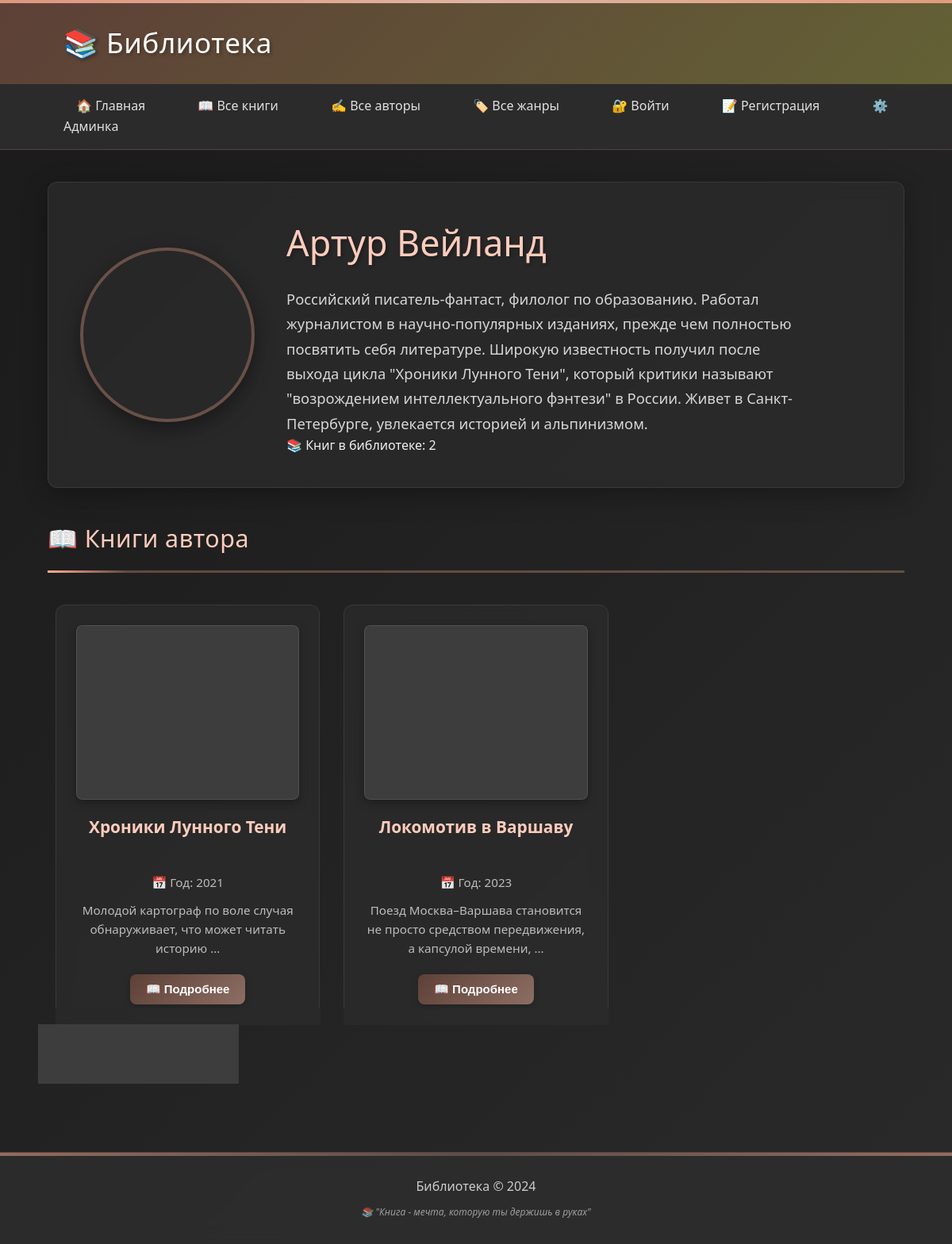
Page /author/1/ on the committed database.
### library/models.py (models this page shows, shortened)
class Author(models.Model):
    name = models.CharField(max_length=100, verbose_name="Имя автора")
    bio = models.TextField(blank=True, verbose_name="Биография")
    avatar_url = models.URLField(blank=True, verbose_name="Ссылка на аватар")
    birth_date = models.DateField(null=True, blank=True, verbose_name="Дата рождения")
    death_date = models.DateField(null=True, blank=True, verbose_name="Дата смерти")
    country = models.CharField(max_length=100, blank=True, verbose_name="Страна")
    created_at = models.DateTimeField(auto_now_add=True)
    class Meta:
        verbose_name = "Автор"
        verbose_name_plural = "Авторы"

class Book(models.Model):
    title = models.CharField(max_length=200, verbose_name="Название")
    author = models.ForeignKey(Author, on_delete=models.CASCADE, verbose_name="Автор")
    genres = models.ManyToManyField(Genre, blank=True, verbose_name="Жанры")
    year = models.IntegerField(verbose_name="Год издания")
    pages = models.IntegerField(null=True, blank=True, verbose_name="Количество страниц")
    description = models.TextField(blank=True, verbose_name="Описание")
    cover_url = models.URLField(blank=True, verbose_name="Ссылка на обложку")
    file_url = models.URLField(blank=True, verbose_name="Ссылка на файл книги")
    is_featured = models.BooleanField(default=False, verbose_name="Рекомендуемая")
    created_at = models.DateTimeField(auto_now_add=True)
    class Meta:
        verbose_name = "Книга"
        verbose_name_plural = "Книги"

### library/views.py (the view)
# urls.py: path('author/<int:author_id>/', views.author_detail, name='author_detail'),
def author_detail(request, author_id):
    author = get_object_or_404(Author, id=author_id)
    books = Book.objects.filter(author=author).prefetch_related('genres')
    return render(request, 'author_detail.html', {
        'author': author,
        'books': books
    })

### library/templates/author_detail.html (shortened to what this page needs)
{% extends 'base.html' %}
{% block content %}
<div class="author-header">
    <div class="author-avatar author-detail-avatar {% if not author.avatar_url %}no-avatar{% endif %}"
         {% if author.avatar_url %}style="background-image: url('{{ author.avatar_url }}')"{% endif %}>
    </div>
    <div class="author-info">
        <h1 class="author-detail-name">{{ author.name }}</h1>
        {% if author.bio %}
            <div class="author-detail-bio">
                {{ author.bio|linebreaks }}
            </div>
        {% endif %}
        <div class="books-count">
            📚 Книг в библиотеке: {{ books|length }}
        </div>
    </div>
</div>
<h2 class="section-title">📖 Книги автора</h2>
{% if books %}
    <div class="books-grid">
        {% for book in books %}
        <div class="book-card">
            <div class="book-cover {% if not book.cover_url %}no-cover{% endif %}"
                 {% if book.cover_url %}style="background-image: url('{{ book.cover_url }}')"{% endif %}>
            </div>
            <h3 class="book-title">{{ book.title }}</h3>
            <p class="book-meta">📅 Год: {{ book.year }}</p>
            {% if book.description %}
                <p class="book-meta">{{ book.description|truncatewords:10 }}</p>
            {% endif %}
            <a href="{% url 'book_detail' book.id %}">
                <button class="btn btn-read">📖 Подробнее</button>
            </a>
        </div>
        {% endfor %}
    </div>
{% else %}
    <div class="no-data">
        📚 У этого автора пока нет книг в библиотеке
    </div>
{% endif %}
<a href="{% url 'book_list' %}" class="btn btn-back">← Назад к списку книг</a>
{% endblock %}

### library/static/css/style.css (style rules this page uses)
* { margin: 0; padding: 0; box-sizing: border-box; }
body { background: linear-gradient(135deg, #1a1a1a 0%, #2a2a2a 100%); color: #f0f0f0; font-family: 'Segoe UI', Tahoma, Geneva, Verdana, sans-serif; line-height: 1.6; min-height: 100vh; }
.btn { padding: 10px 20px; border: none; border-radius: 8px; cursor: pointer; font-weight: 600; transition: all 0.3s cubic-bezier(0.4, 0, 0.2, 1); text-decoration: none; display: inline-flex; align-items: center; justify-content: center; gap: 8px; font-size: 15px; box-shadow: 0 2px 8px rgba(0, 0, 0, 0.2); }
.btn-read { background: linear-gradient(135deg, #5d4037 0%, #8d6e63 100%); color: white; margin-top: 10px; }
.btn-back { background: rgba(68, 68, 68, 0.8); color: white; padding: 12px 24px; border: 1px solid rgba(255, 171, 145, 0.3); }
.books-grid { display: grid; grid-template-columns: repeat(auto-fill, minmax(260px, 1fr)); gap: 30px; padding: 10px; }
.book-card { background: rgba(45, 45, 45, 0.7); padding: 25px; border-radius: 12px; text-align: center; transition: all 0.4s cubic-bezier(0.4, 0, 0.2, 1); border: 1px solid rgba(255, 171, 145, 0.1); backdrop-filter: blur(10px); position: relative; overflow: hidden; }
.book-card::before { content: ''; position: absolute; top: 0; left: 0; right: 0; height: 4px; background: linear-gradient(90deg, #ffab91, #8d6e63); opacity: 0; transition: opacity 0.3s ease; }
.book-cover { height: 220px; background: #3d3d3d; margin-bottom: 20px; background-size: cover; background-position: center; border-radius: 8px; border: 1px solid rgba(255, 255, 255, 0.1); box-shadow: 0 4px 12px rgba(0, 0, 0, 0.3); transition: transform 0.3s ease; overflow: hidden; }
.book-title { color: #ffccbc; margin: 15px 0 10px; font-size: 1.3em; font-weight: 600; line-height: 1.4; min-height: 3em; display: -webkit-box; -webkit-line-clamp: 2; -webkit-box-orient: vertical; overflow: hidden; }
.book-meta { margin: 10px 0; color: #ccc; font-size: 0.95em; opacity: 0.9; }
.author-avatar { width: 90px; height: 90px; border-radius: 50%; background: linear-gradient(135deg, #3d3d3d 0%, #4d4d4d 100%); background-size: cover; background-position: center; border: 3px solid rgba(255, 171, 145, 0.3); flex-shrink: 0; transition: transform 0.3s ease, border-color 0.3s ease; overflow: hidden; position: relative; }
.author-avatar::before { content: ''; position: absolute; inset: 0; background: linear-gradient(135deg, rgba(255, 171, 145, 0.2), transparent); opacity: 0; transition: opacity 0.3s ease; }
.author-info { flex: 1; min-width: 0; }
.section-title { color: #ffccbc; border-bottom: 3px solid rgba(255, 171, 145, 0.3); padding-bottom: 15px; margin-bottom: 30px; font-size: 1.9em; font-weight: 300; letter-spacing: 0.5px; position: relative; }
.section-title::after { content: ''; position: absolute; bottom: -3px; left: 0; width: 100px; height: 3px; background: linear-gradient(90deg, #ffab91, transparent); }
.author-header { display: flex; gap: 40px; align-items: center; background: rgba(45, 45, 45, 0.7); padding: 40px; border-radius: 12px; border: 1px solid rgba(255, 171, 145, 0.1); backdrop-filter: blur(10px); margin-bottom: 40px; box-shadow: 0 8px 32px rgba(0, 0, 0, 0.3); }
.author-detail-avatar { width: 220px; height: 220px; border-radius: 50%; background: linear-gradient(135deg, #3d3d3d 0%, #4d4d4d 100%); background-size: cover; background-position: center; border: 4px solid rgba(255, 171, 145, 0.3); flex-shrink: 0; box-shadow: 0 8px 24px rgba(0, 0, 0, 0.4); transition: transform 0.3s ease; }
.author-detail-name { color: #ffccbc; font-size: 2.8em; margin-bottom: 20px; font-weight: 300; text-shadow: 2px 2px 4px rgba(0, 0, 0, 0.3); }
.author-detail-bio { color: #e0e0e0; font-size: 1.15em; line-height: 1.7; max-width: 650px; opacity: 0.95; }
a { color: #ffccbc; text-decoration: none; transition: all 0.3s ease; position: relative; }
a::after { content: ''; position: absolute; bottom: -2px; left: 0; width: 0; height: 1px; background: #ffab91; transition: width 0.3s ease; }

### rows in the picture
Author: name "Артур Вейланд", bio "Российский писатель-фантаст, филолог по образованию. Работал журналистом в научно-популярных изданиях, прежде чем полностью посвятить себя литературе. Широкую известность получил после выхода цикла \"Хроники Лунного Тени\", который критики называют \"возрождением интеллектуального фэнтези\" в России. Живет в Санкт-Петербурге, увлекается историей и альпинизмом."
Book: title "Хроники Лунного Тени", year "2021", description "Молодой картограф по воле случая обнаруживает, что может читать историю …"
Book: title "Локомотив в Варшаву", year "2023", description "Поезд Москва–Варшава становится не просто средством передвижения, а капсулой времени, …"

### other values in the picture
{{ books|length }} "2"
